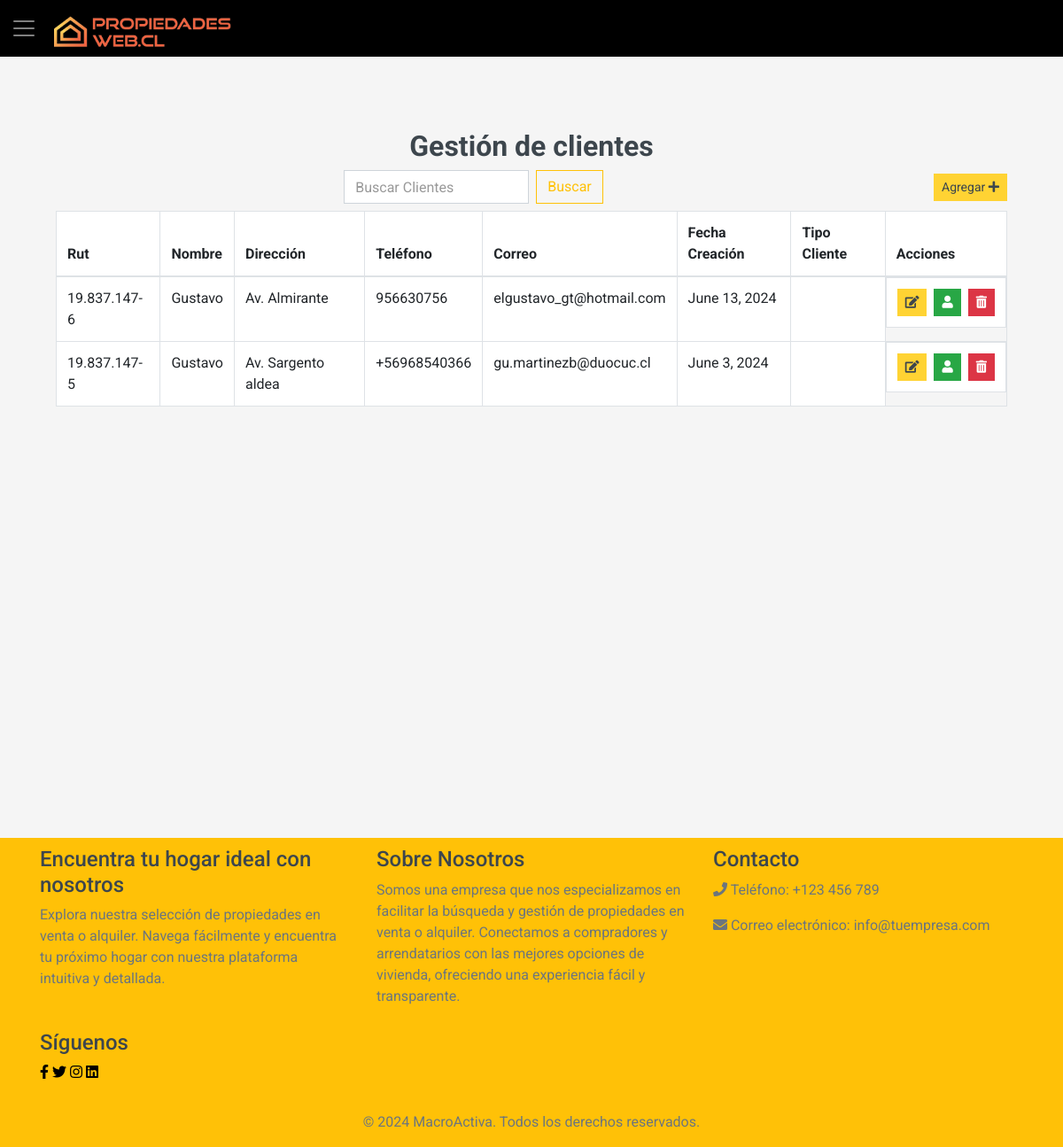
Page /cliente_list/ (signed in) on the committed database.
### core/models.py (models this page shows, shortened)
class Cliente(models.Model):
    rut = models.CharField(max_length=12)
    nombre = models.CharField(max_length=50)
    direccion = models.CharField(max_length=100)
    telefono = models.CharField(max_length=12)
    correo = models.CharField(max_length=200)
    fecha_creacion = models.DateField()
    empresa = models.ForeignKey(EmpresaCorredora, on_delete=models.CASCADE)

### core/views.py (the view, shortened to what this page needs)
# urls.py: path('cliente_list/', views.cliente_list, name='cliente_list'),
@login_required
def cliente_list(request):
    form = frmCliente()
    form_tipo_cliente = frmTipoCliente()
    empresa = request.user
    clientes = Cliente.objects.filter(empresa=empresa).order_by('-fecha_creacion')
    contexto = {}
    default_page = 1
    page = request.GET.get('page', default_page)
    query = request.GET.get('q')
    items_per_page = 5  # Ajusta el número de elementos por página según tus necesidades
    paginator = Paginator(clientes, items_per_page)
    try:
        clientes = paginator.page(page)
    except PageNotAnInteger:
        clientes = paginator.page(default_page)
    except EmptyPage:
        clientes = paginator.page(paginator.num_pages)
    contexto["form"] = form
    contexto["form_tipo_cliente"] = form_tipo_cliente
    contexto["clientes"] = clientes
    return render(request, 'core/clientes.html', contexto)

### core/forms.py
class frmCliente(forms.ModelForm):
    class Meta:
        model=Cliente
        fields=["rut","nombre","direccion","telefono","correo","fecha_creacion"]
        widgets = {
            'fecha_creacion': forms.DateInput(attrs={'type': 'date'})
        }

class frmTipoCliente(forms.ModelForm):
    class Meta:
        model=Tipo_Cliente
        fields=["tipo_cliente"]

### core/templates/core/clientes.html (shortened to what this page needs)
{% extends "core/base.html" %}
{% load static %}
{% load crispy_forms_tags %}
{% block content %}
<div class="container-fluid mb-3">
    <h2 style="text-align:center;">Gestión de clientes</h2>
    <div class="row">
        <div class="col-lg-12 d-flex justify-content-between align-items-center mb-2">
            <div class="flex-grow-1 d-flex justify-content-center">
            <form method="get" action="{% url 'cliente_list' %}" class="form-inline my-2 my-lg-0">
                <input class="form-control mr-sm-2" name="q" type="search" placeholder="Buscar Clientes" aria-label="Search">
                <button class="btn btn-outline-warning my-2 my-sm-0" type="submit">Buscar</button>
            </form>
        </div>
        <button class="btn btn-primary btn-sm me-5" data-toggle="modal" data-target="#addModal">Agregar <i class="fas fa-plus"></i></button>
    </div>
</div>
<div class="row px-xl-5">
    <div class="col-lg-12">
    {% if clientes %}
    <table class="table table-bordered">
        <thead>
            <tr>
                <th scope="col">Rut</th>
                <th scope="col">Nombre</th>
                <th scope="col">Dirección</th>
                <th scope="col">Teléfono</th>
                <th scope="col">Correo</th>
                <th scope="col">Fecha Creación</th>
                <th scope="col">Tipo Cliente</th>
                <th scope="col">Acciones</th>
            </tr>
        </thead>
        <tbody>
            {% for cliente in clientes %}
            <tr>
                <td>{{ cliente.rut }}</td>
                <td>{{ cliente.nombre }}</td>
                <td>{{ cliente.direccion }}</td>
                <td>{{ cliente.telefono }}</td>
                <td>{{ cliente.correo }}</td>
                <td>{{ cliente.fecha_creacion }}</td>
                <td>
                </td>
                <td class="d-flex justify-content-between">
                    <button class="btn btn-sm btn-primary edit-btn mr-2" data-id="{{ cliente.id}}" data-rut="{{cliente.rut}}" data-nombre="{{ cliente.nombre }}" data-direccion="{{ cliente.direccion }}" data-telefono="{{ cliente.telefono }}" data-correo="{{ cliente.correo }}">
                        <i class="fas fa-edit"></i>
                    </button>
                    <button class="btn btn-sm btn-success add-tipo-cliente-btn mr-2" data-id="{{ cliente.id }}">
                        <i class="fas fa-user"></i>
                    </button>
                    <button class="btn btn-sm btn-danger delete-btn" data-id="{{ cliente.id }}">
                        <i class="fas fa-trash-alt"></i>
                    </button>
                </td>
            </tr>
            {% endfor %}
        </tbody>
    </table>
    {% else %}
    <div class="text-center mt-5">
        <h3>Ningún cliente encontrado</h3>
        <i class="fas fa-user-friends fa-5x"></i>
    </div>
    {% endif %}
        </div>
    </div>
</div>
{% endblock %}

### rows in the picture
Cliente: rut "19.837.147-6", nombre "Gustavo", direccion "Av. Almirante", telefono "956630756", correo "elgustavo_gt@hotmail.com", fecha_creacion "June 13, 2024"
Cliente: rut "19.837.147-5", nombre "Gustavo", direccion "Av. Sargento aldea", telefono "+56968540366", correo "gu.martinezb@duocuc.cl", fecha_creacion "June 3, 2024"
